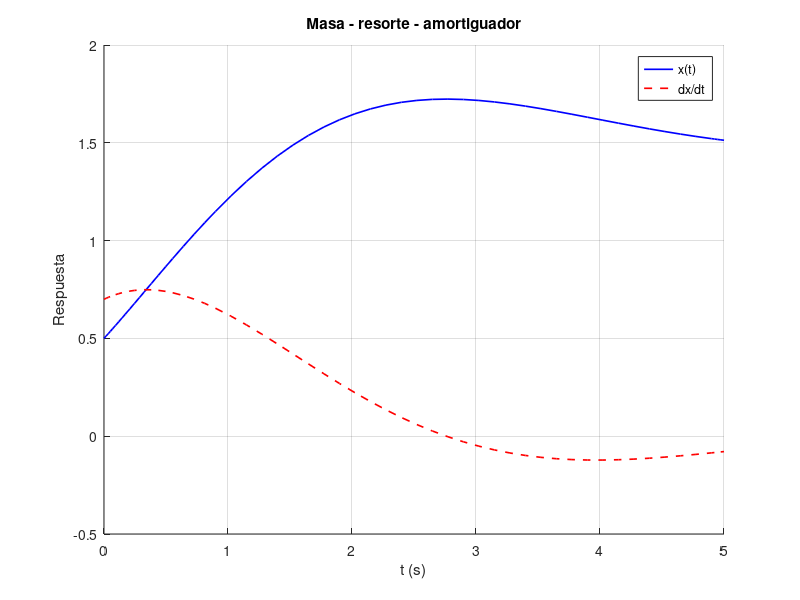

Write the MATLAB code that produced this figure.
% Modelos y Simulación
% Tema: Simulación MBK
% Autor: Gianfranco Salomone
 
clc;
clear all;
clf;
 
% Inicialización de variables:
m = 1;
b = 1;
k = 1;
f0 = 1.5;

% Valores iniciales:
x_0 = 0.5;
dx_0 = 0.7;

z0 = [x_0; dx_0];

% Como `ode45` únicamente admite ecuaciones de primer orden,
% el modelo de estados es una buena elección:
A = [0   1; -k/m -b/m];
B = [0 ; 1/m];

u  = @(t) f0;
dX = @(t, X) A * X + B * u(t);


tfinal = 5;
tspan = [0 tfinal];
[t, Y] = ode45(dX, tspan, z0);

% Gráficas
hold on;
plot(t, Y(:,1), 'b-', 'LineWidth', 1.2);
plot(t, Y(:,2), 'r--', 'LineWidth', 1.2);
xlabel('t (s)'); ylabel('Respuesta');
legend('x(t)', 'dx/dt', 'Location','Best');
title('Masa - resorte - amortiguador');
grid on;
hold off;
